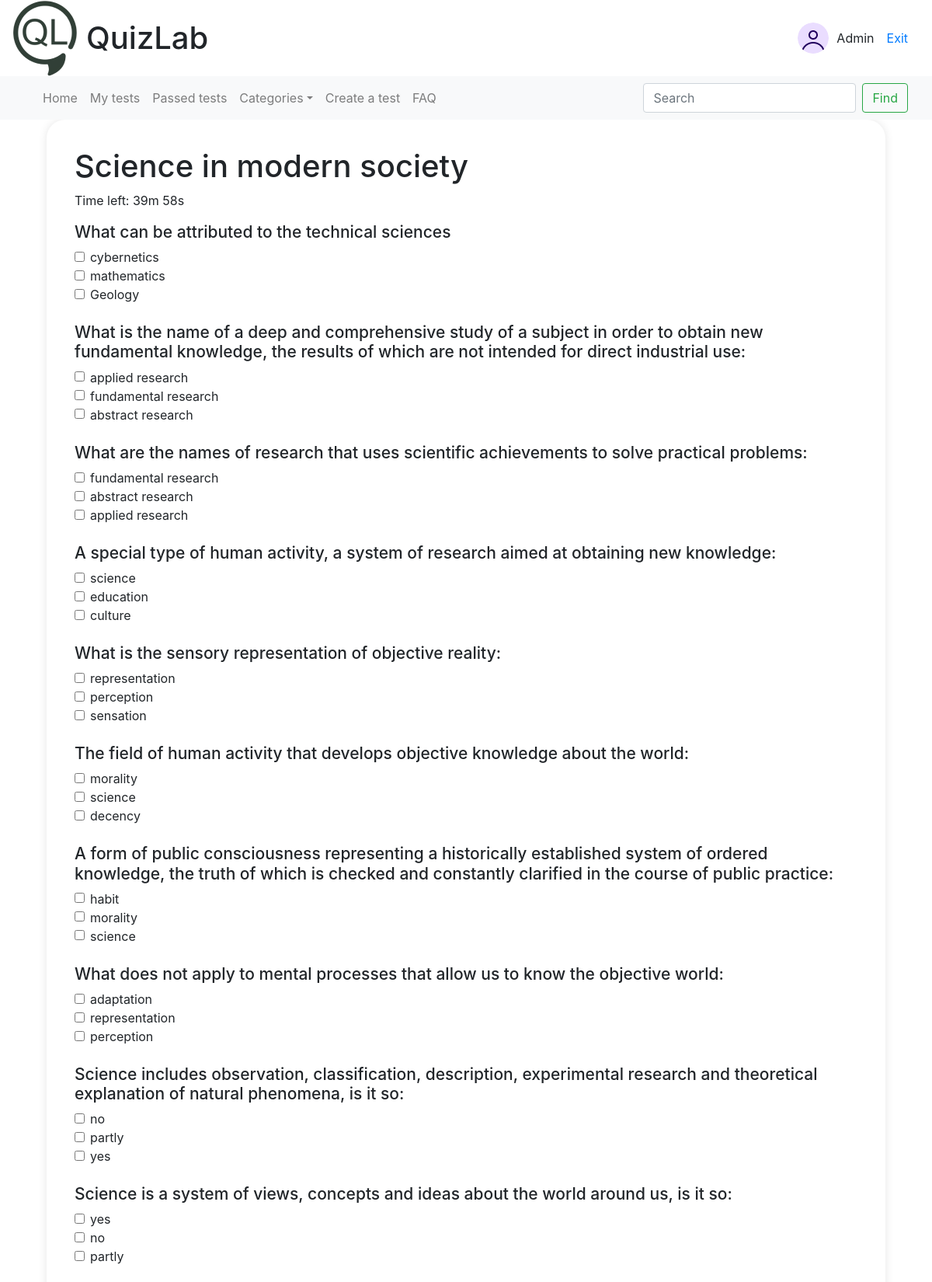
/test/11/passing_the_test/ (signed in, upper part), run on the app's committed database.
### test/models.py (models this page shows, shortened)
class Test(models.Model):
    name = models.CharField(max_length=100)
    time_for_pass = models.IntegerField()
    author = models.ForeignKey(User, on_delete=models.CASCADE)
    category = models.ForeignKey(Category, on_delete=models.CASCADE)
    class Meta:
        verbose_name = 'Тест'
        verbose_name_plural = 'Тесты'

class Question(models.Model):
    name = models.CharField(max_length=100)
    test = models.ForeignKey(Test, on_delete=models.CASCADE)
    class Meta:
        ordering = ['id']
        verbose_name = 'Вопрос'
        verbose_name_plural = 'Вопросы'

class Answer(models.Model):
    name = models.CharField(max_length=100)
    correct = models.BooleanField(default=False)
    question = models.ForeignKey(Question, on_delete=models.CASCADE)
    class Meta:
        verbose_name = 'Ответ'
        verbose_name_plural = 'Ответы'

### test/views.py (the view, shortened to what this page needs)
# urls.py: path('test/<int:id>/passing_the_test/', views.passing_the_test, name='passing_the_test'),
@login_required
def passing_the_test(request, id):
    test = get_object_or_404(Test, id=id)
    questions = test.question_set.all()
    time_for_pass = test.time_for_pass
    result = None
    user_answers = []
    context = {
        'test': test,
        'questions': questions,
        'user_answers': user_answers,
        'result': result,
        'time_for_pass': time_for_pass
    }
    return render(request, 'test/passing_the_test.html', context)

### test/templates/test/passing_the_test.html (shortened to what this page needs)
{% extends 'test/base.html' %}
{% block content %}
    <h1>{{ test.name }}</h1>
    <p id="countdown">Time left: {{ time_for_pass }}</p>
    <form id="testForm" method="post" action="/test/{{ test.id }}/results/">
        {% for question in questions %}
            <h2 class="question-text">{{ question.name }}</h2>
            {% for answer in question.answer_set.all %}
                <div class="form-check">
                    <input type="checkbox"
                           name="answer_{{ question.id }}"
                           class="form-check-input"
                           id="answer{{ answer.id }}"
                           value="{{ answer.id }}"
                           {% if answer.id in user_answers %}checked{% endif %}>
                    <label for="answer{{ answer.id }}" class="form-check-label">{{ answer.name }}</label>
                </div>
            {% endfor %}
            <br>
        {% endfor %}
    </form>
{% endblock %}

### test/templates/test/base.html (shortened to what this page needs)
{% load static %}
<html lang="en">
<head>
    <link rel="stylesheet" href="//maxcdn.bootstrapcdn.com/bootstrap/4.3.1/css/bootstrap.min.css">
    <link rel="stylesheet" href="//maxcdn.bootstrapcdn.com/bootstrap/4.3.1/css/bootstrap-theme.min.css">
</head>
<body>
    <header class="header container-fluid">
        <div class="row align-items-center">
            <div class="col-8 col-md-6 d-flex align-items-center">
                <img src="{% static 'test/img/Logo.png' %}" alt="Иконка сайта" class="site-icon">
                <h1 class="site-title"><a href="/">QuizLab</a></h1>
            </div>
            {% if user.is_authenticated %}
            <div class="col-4 col-md-6 d-flex justify-content-end align-items-center">
                <div class="user-card d-flex align-items-center">
                    <img src="{% static 'test/img/avatar.png' %}" alt="Profile photo" class="profile-photo">
                    <span>{{ user.username }}</span>
                    <a class="nav-link" href="/account/logout/">Exit</a>
                </div>
            </div>
        </div>
    </header>
    <nav id="navbar-example2" class="navbar navbar-expand-lg navbar-light bg-light container-fluid">
        <div class="container-fluid">
            <div class="navbar-collapse">
                <ul class="navbar-nav mr-auto">
                    <li class="nav-item">
                        <a class="nav-link" href="/">Home</a>
                    </li>
                    <li class="nav-item">
                        <a class="nav-link" href="{% url 'my_tests' %}">My tests</a>
                    </li>
                    <li class="nav-item">
                        <a class="nav-link" href="/test/passed_tests">Passed tests</a>
                    </li>
                    <li class="nav-item dropdown">
                        <a class="nav-link dropdown-toggle" href="#">Categories</a>
                    </li>
                    <li class="nav-item">
                        <a class="nav-link" href="{% url 'create_test' %}">Сreate a test</a>
                    </li>
                    <li class="nav-item">
                        <a class="nav-link" href="{% url 'FAQ' %}">FAQ</a>
                    </li>
                </ul>
                <form class="form-inline my-2 my-lg-0" action="{% url 'search_tests' %}" method="get">
                    <input class="form-control mr-sm-2" type="text" name="q" placeholder="Search" aria-label="Search">
                    <button class="btn btn-outline-success my-2 my-sm-0" type="submit">Find</button>
                </form>
            </div>
        </div>
    </nav>
{% endif %}
    <div class="container">
        {% block content %}
        {% endblock %}
    </div>
</body>
</html>

### data on the page
Test: name "Science in modern society"
Question: name "What can be attributed to the technical sciences"
Answer: name "cybernetics"
Answer: name "mathematics"
Answer: name "Geology"
Question: name "What is the name of a deep and comprehensive study of a subject in order to obtain new fundamental knowledge, the results of which are not intended for direct industrial use:"
Answer: name "applied research"
Answer: name "fundamental research"
Answer: name "abstract research"
Question: name "What are the names of research that uses scientific achievements to solve practical problems:"
Answer: name "fundamental research"
Answer: name "abstract research"
Answer: name "applied research"
Question: name "A special type of human activity, a system of research aimed at obtaining new knowledge:"
Answer: name "science"
Answer: name "education"
Answer: name "culture"
Question: name "What is the sensory representation of objective reality:"
Answer: name "representation"
Answer: name "perception"
Answer: name "sensation"
Question: name "The field of human activity that develops objective knowledge about the world:"
Answer: name "morality"
Answer: name "science"
Answer: name "decency"
Question: name "A form of public consciousness representing a historically established system of ordered knowledge, the truth of which is checked and constantly clarified in the course of public practice:"
Answer: name "habit"
Answer: name "morality"
Answer: name "science"
Question: name "What does not apply to mental processes that allow us to know the objective world:"
Answer: name "adaptation"
Answer: name "representation"
Answer: name "perception"
Question: name "Science includes observation, classification, description, experimental research and theoretical explanation of natural phenomena, is it so:"
Answer: name "no"
Answer: name "partly"
Answer: name "yes"
Question: name "Science is a system of views, concepts and ideas about the world around us, is it so:"
Answer: name "yes"
Answer: name "no"
Answer: name "partly"

### other printed values
{{ user.username }} "Admin"
